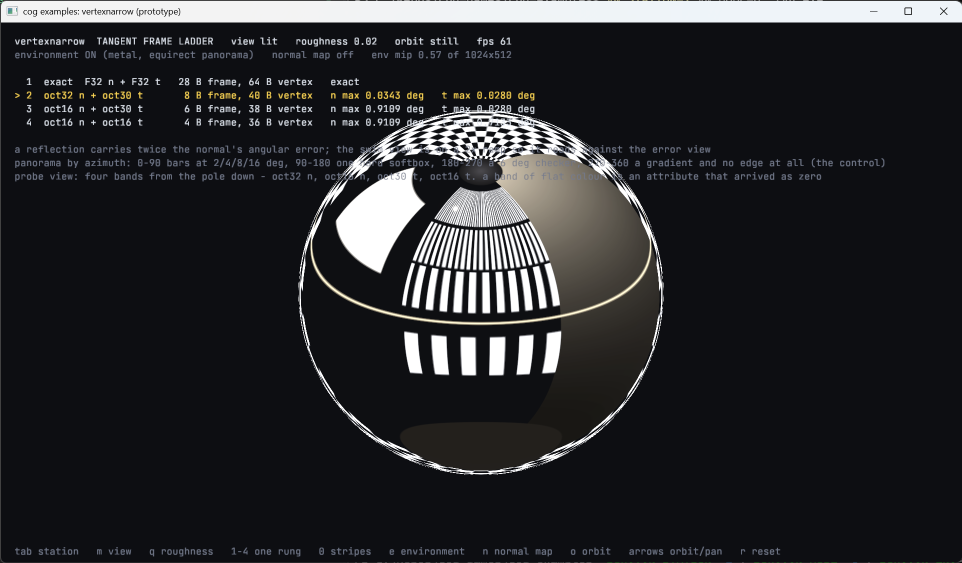
#> input picture tmp/14.png, 1924 x 1126 px, found by its file name (shown at 1/2 size); the run also reads 1 picture not shown here
$ python compare.py
#> lines starting #> are read from the running program, lines starting #| are printed output that depends on the picture
"""THROWAWAY. The pixel readback gfx does not have, done on screenshots.

Issue 179 asks whether oct16 holds up under a reflected environment, a normal
map, and motion. The first two are stills, and a seam is a poor instrument for
them: whether a seam shows depends on whether the environment happens to put
structure across the cut. VN_SOLO fills the screen with one candidate instead,
so two captures at one pose differ only in the encoding and can be differenced
directly.

Run the captures listed in the issue's resolution comment, then:

    python tmp/compare.py

The null pair is the point. Two captures of the SAME encoding must come back
pixel-identical; if they do not, the renderer is not deterministic at this pose
and no other number here means anything.
"""

import sys
from PIL import Image

# The disc, for the VN_AZ=3.927 / VN_EL default pose at 1280x720 logical.
# Taken from a capture whose ball covers the backdrop everywhere, so the extent
# is the sphere rather than the lit part of it.
CX, CY, R = 962.0, 600.0, 365.0
MARGIN = 8


def disc_pixels(a, b):
    ia, ib = Image.open(a).convert("RGB"), Image.open(b).convert("RGB")
    if ia.size != ib.size:
        sys.exit(f"{a} is {ia.size} and {b} is {ib.size}")
    pa, pb = ia.load(), ib.load()
    for y in range(int(CY - R), int(CY + R)):
        dy2 = (y - CY) ** 2
        for x in range(int(CX - R), int(CX + R)):
            if (x - CX) ** 2 + dy2 < (R - MARGIN) ** 2:
                yield x, y, pa[x, y], pb[x, y]


def compare(a, b, label):
#> called with a = 'tmp/14.png', b = 'tmp/16.png', label = 'NULL  oct32 against itself'
    diffs = [max(abs(ca[i] - cb[i]) for i in range(3)) for _, _, ca, cb in disc_pixels(a, b)]
#> diffs = 400313 items
    diffs.sort()
    n = len(diffs)
#> n = 400313
    over = lambda t: 100 * sum(1 for d in diffs if d > t) / n
    print(f"{label:46s} >2: {over(2):5.2f}%  >32: {over(32):5.2f}%  "
          f">128: {over(128):5.2f}%  mean {sum(diffs) / n:6.2f}  max {diffs[-1]:3d}")
#| NULL  oct32 against itself                     >2:  0.00%  >32:  0.00%  >128:  0.00%  mean   0.00  max   0


def diffmap(a, b, out, gain=3):
    """Where the difference lands, which is the whole question.

    A coherent, edge-shaped map is a displacement: the reflection moved. An
    incoherent speckle is dither. The two read completely differently and the
    scalar percentages above cannot tell them apart.
    """
    dst = Image.new("RGB", (int(2 * R), int(2 * R)), (0, 0, 0))
    pd = dst.load()
    for x, y, ca, cb in disc_pixels(a, b):
        v = min(255, max(abs(ca[i] - cb[i]) for i in range(3)) * gain)
        pd[x - int(CX - R), y - int(CY - R)] = (v, v // 2, 0) if v else (10, 10, 14)
    dst.save(out)
    print("wrote", out)


if __name__ == "__main__":
    compare("tmp/14.png", "tmp/16.png", "NULL  oct32 against itself")
    compare("tmp/13.png", "tmp/14.png", "exact -> oct32 normal        (64B -> 40B)")
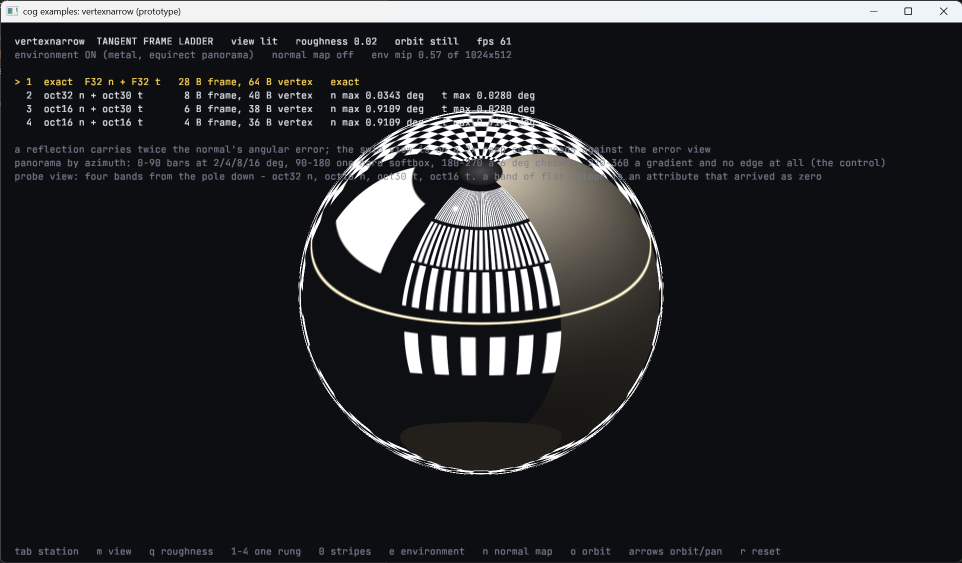
#> input picture tmp/13.png, 1924 x 1126 px, found by its file name (shown at 1/2 size)
#| exact -> oct32 normal        (64B -> 40B)      >2:  0.52%  >32:  0.00%  >128:  0.00%  mean   0.07  max  16
    compare("tmp/14.png", "tmp/15.png", "oct32 -> oct16 NORMAL        (40B -> 38B)")
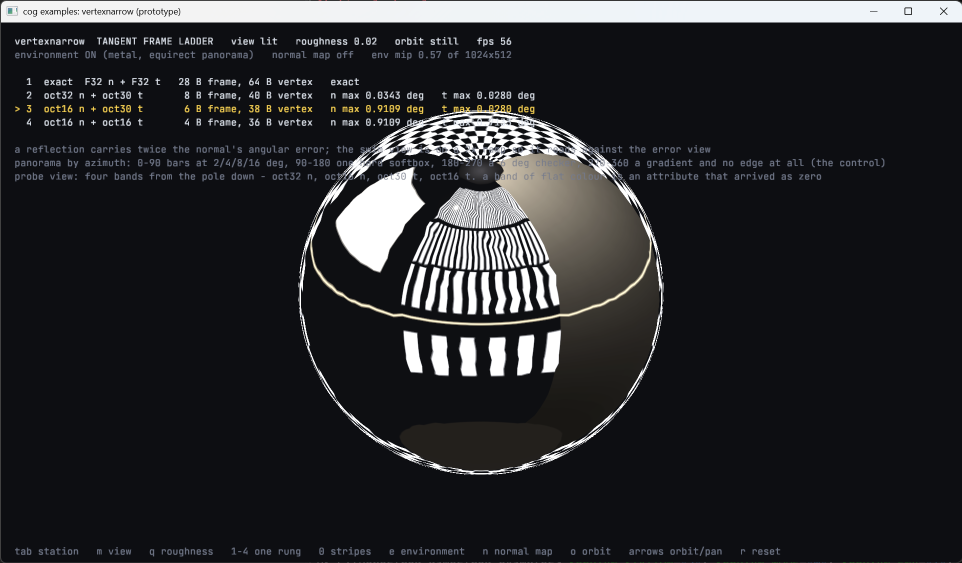
#> input picture tmp/15.png, 1924 x 1126 px, found by its file name (shown at 1/2 size)
#| oct32 -> oct16 NORMAL        (40B -> 38B)      >2: 14.09%  >32: 10.00%  >128:  2.99%  mean  11.41  max 241
    compare("tmp/19.png", "tmp/20.png", "oct30 -> oct16 TANGENT       (40B -> 38B)")
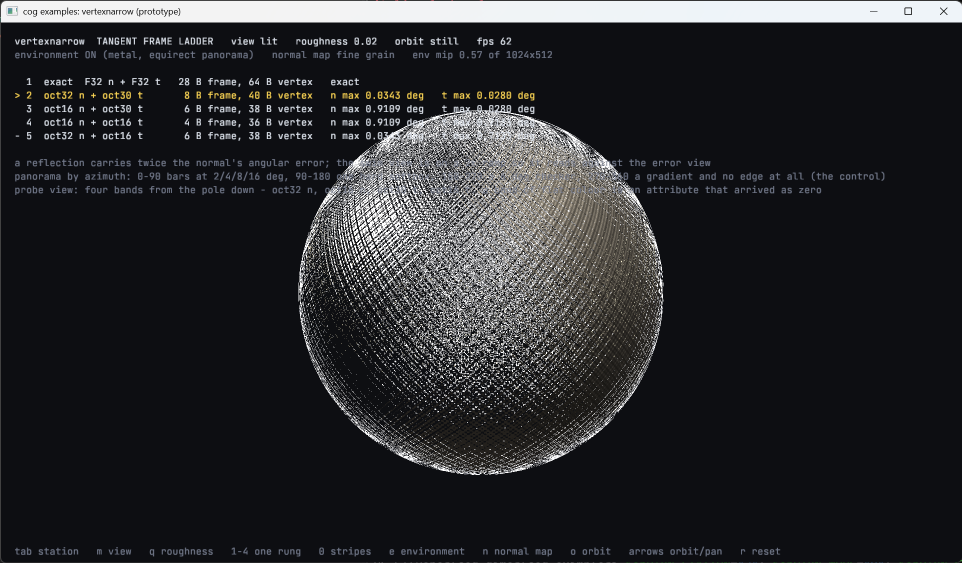
#> input picture tmp/19.png, 1924 x 1126 px, found by its file name (shown at 1/2 size)
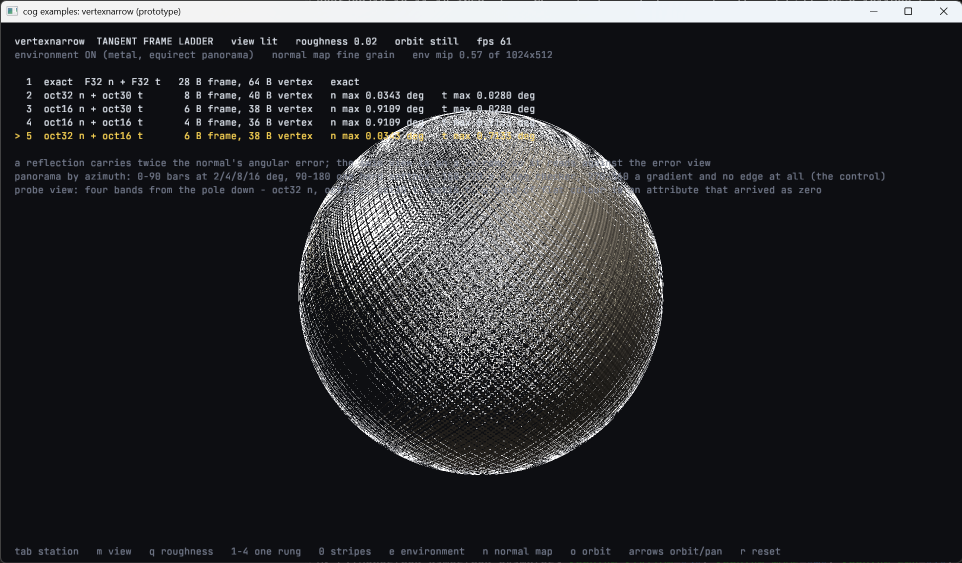
#> input picture tmp/20.png, 1924 x 1126 px, found by its file name (shown at 1/2 size)
#| oct30 -> oct16 TANGENT       (40B -> 38B)      >2:  8.84%  >32:  1.73%  >128:  0.08%  mean   1.95  max 190
#> (the run stopped early here; a loop or call above may not have finished)
